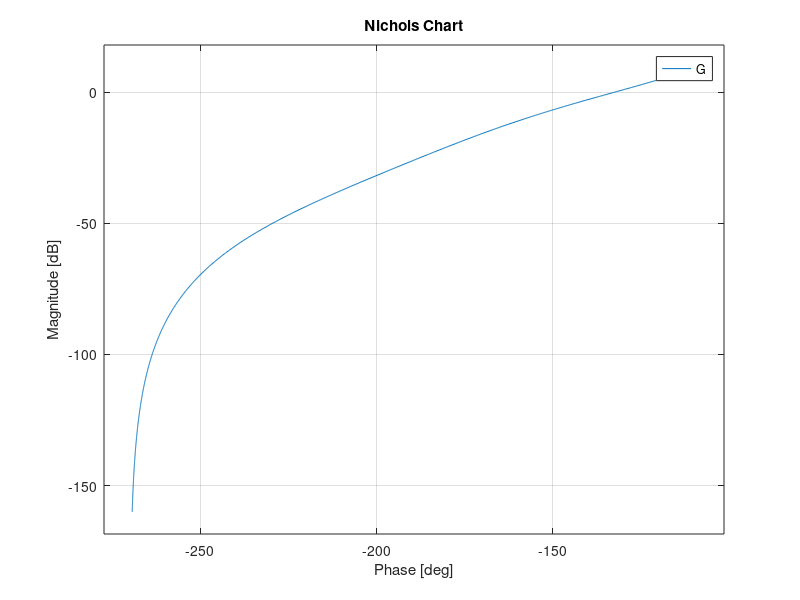

Recreate this plot in MATLAB. (Note: this script raises an error after producing the figure.)
%% Définition du procédé
p=tf('s')
G=1/(p*(0.1*p+1)*(p+1))
figure;
nichols(G)
hold all;
ngrid

figure;
nyquist(G)

% Question 2: pouvait-on prévoir ce comporten
M=16; %assumption of vals ,eg 16
xM=1; %assumption of vals
k=M/xM;%non linear gain
x1=[0:100];

for k=1:length(x1)
    if x1(k)<=xM
        N1(k)=M/xM;
    else
        N1(k)=(2*M/(xM*pi))*(asin(xM./x1(k))+xM./x1(k).*sqrt(1-(xM./x1(k)).^2));
    end
end
figure;plot(x1,N1,'o-')
xlabel('x1')
ylabel('N1')
figure;plot(real(-1./N1),imag(-1./N1),'ro-')
hold all
nyquist(G)
hold all
%nyquist(G*0.7,'k')
% Conclusion
% Il semble que l'on puisse prédire le compor
